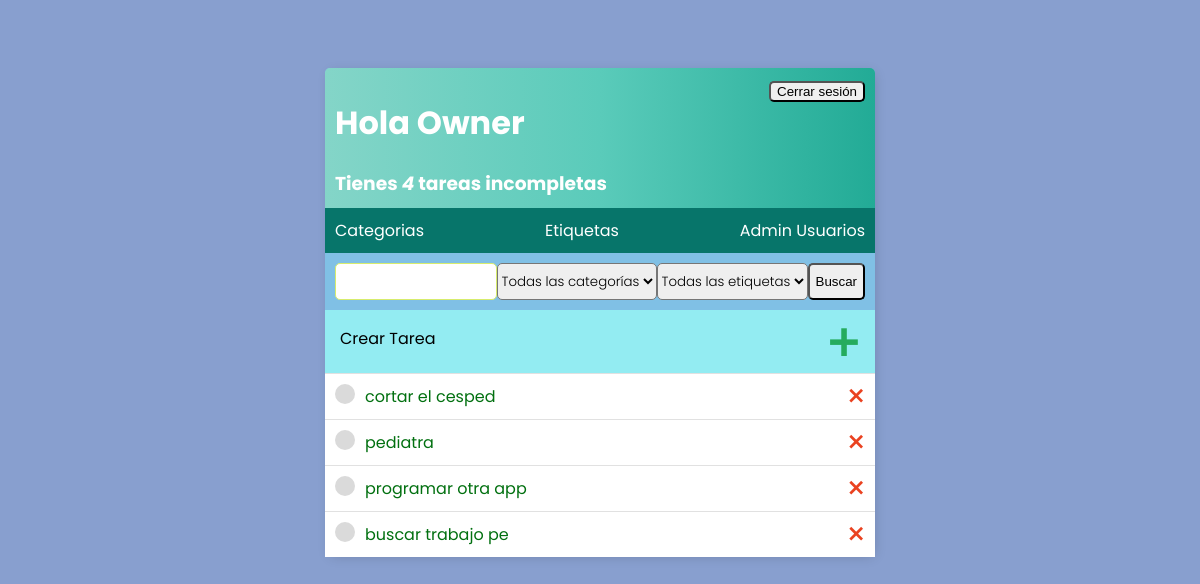
Before: / (signed in) with the older database file.
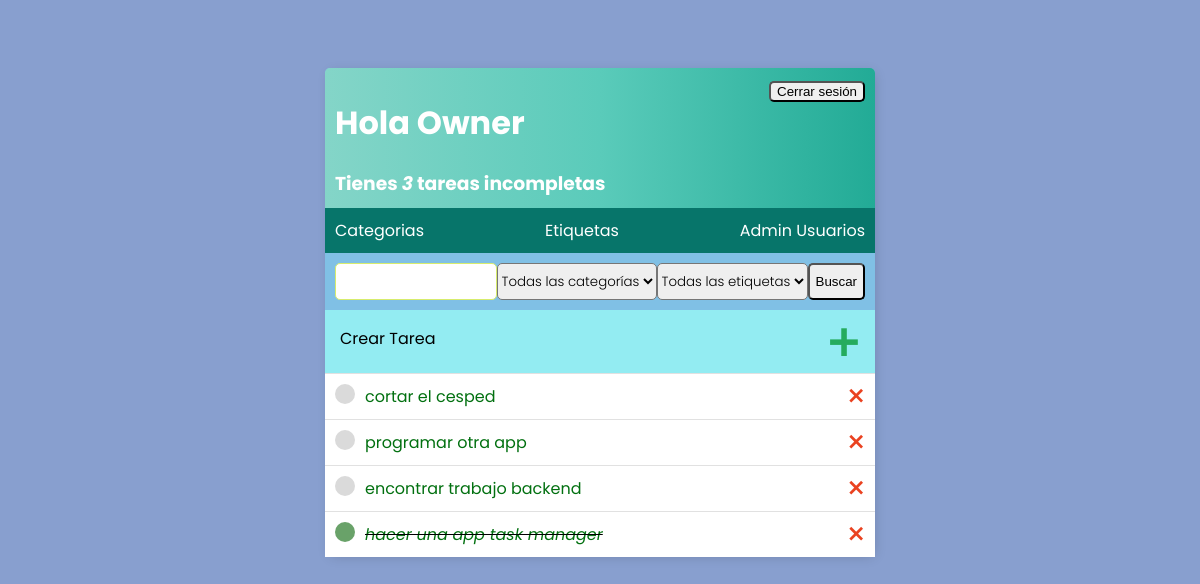
After: the same page with the newer database file.
### base/models.py (models this page shows)
class Tarea(models.Model):
    usuario = models.ForeignKey(User,
                                on_delete=models.CASCADE,
                                null=True,
                                blank=True,
                                db_index=True)
    titulo = models.CharField(max_length=200,db_index=True)
    descripcion = models.TextField(null=True,
                                   blank=True)
    completo = models.BooleanField(default=False,db_index=True)
    creado = models.DateTimeField(auto_now_add=True,db_index=True)
    categoria = models.ForeignKey(Categoria, on_delete=models.SET_NULL, null=True, blank=True)
    etiquetas = models.ManyToManyField(Etiqueta, blank=True)
    def __str__(self):
        return self.titulo
    class Meta:
        ordering = ['completo']

### base/views.py (the view)
# urls.py: urlpatterns = [path('',ListaPendientes.as_view(), name='tareas'),
class ListaPendientes(LoginRequiredMixin, ListView):
    model = Tarea
    context_object_name = 'tareas'
    def get_queryset(self):
        queryset = Tarea.objects.filter(usuario=self.request.user).select_related("usuario")
        valor_buscado = self.request.GET.get('area-buscar') or ''
        if valor_buscado:
            queryset = queryset.filter(titulo__icontains=valor_buscado)
        categoria_id = self.request.GET.get('categoria')
        if categoria_id:
            queryset = queryset.filter(categoria_id=categoria_id)
        etiqueta_id = self.request.GET.get('etiqueta')
        if etiqueta_id:
            queryset = queryset.filter(etiquetas__id=etiqueta_id)
        return queryset
    def get_context_data(self, **kwargs):
        context = super().get_context_data(**kwargs)
        context['count'] = self.get_queryset().filter(completo=False).count()
        context['categorias'] = Categoria.objects.all()
        context['etiquetas'] = Etiqueta.objects.all()
        valor_buscado = self.request.GET.get('area-buscar') or ''
        categoria_id = self.request.GET.get('categoria', None)
        etiqueta_id = self.request.GET.get('etiqueta', None)
        if categoria_id:
            try:
                categoria_id = int(categoria_id)
            except ValueError:
                categoria_id = None
        if etiqueta_id:
            try:
                etiqueta_id = int(etiqueta_id)
            except ValueError:
                etiqueta_id = None
        if categoria_id:
            context['tareas'] = context['tareas'].filter(categoria__id=categoria_id)
        if etiqueta_id:
            context['tareas'] = context['tareas'].filter(etiquetas__id=etiqueta_id)
        if valor_buscado:
            context['tareas'] = context['tareas'].filter(titulo__icontains=valor_buscado)
        context['valor_buscado'] = valor_buscado
        context['categoria_id'] = categoria_id  # Pasamos el id de la categoría al contexto
        context['etiqueta_id'] = etiqueta_id  # Pasamos el id de la etiqueta al contexto
        return context

### base/templates/base/tarea_list.html (shortened to what this page needs)
{% extends 'base/principal.html' %}
{% block content %}
<div class="barra-superior">
    <div>
        <h1>Hola {{request.user|title}}</h1>
        <h3 style="margin:0">Tienes <i>{{count}}</i> tarea{{count|pluralize}} incompleta{{count|pluralize}} </h3>
    </div>
    {% if request.user.is_authenticated %}
    <form method="POST" action="{% url 'logout' %}">
        <input type="submit" value="Cerrar sesión">
    </form>
    {% else %}
    <a href="{% url 'login' %}">Ingresar</a>
    {% endif %}
</div>
    <div class="barra-admin">
        {% if user.is_superuser %}
            <a href="{% url 'categoria-lista' %}">Categorias</a>
            <a href="{% url 'etiqueta-lista' %}">Etiquetas</a>
            <a href="{% url 'lista-usuarios' %}">Admin Usuarios</a>
        {% endif %}
    </div>
<div class="envoltorio-crear-buscar">
    <form method="GET" style="display: flex;">
        <input type="text" name="area-buscar" value="{{valor_buscado}}">
        <select name="categoria">
            <option value="">Todas las categorías</option>
        </select>
        <select name="etiqueta">
            <option value="">Todas las etiquetas</option>
        </select>
        <input type="submit" value="Buscar">
    </form>
</div>
<div class="crear-tarea">
    <p>Crear Tarea</p>
    <a class="enlace-crear" href="{% url 'crear-tarea' %}">&#x1F7A5;</a>
</div>
<div class="envoltorio-items-tarea">
    {% for tarea in tareas %}
    <div class="envoltorio-tarea">
        {% if tarea.completo %}
        <div class="titulo-tarea">
            <div class="icono-tarea-completa"></div>
            <i><s><a href="{% url 'editar-tarea' tarea.id %}" >{{tarea}}</a></s></i>
        </div>
        <a class="eliminar" href="{% url 'eliminar-tarea' tarea.id %}">&#x2A2F;</a>
        {% else %}
        <div class="titulo-tarea">
            <div class="icono-tarea-incompleta"></div>
            <a href="{% url 'editar-tarea' tarea.id %}" >{{tarea}}</a>
        </div>
        <a class="eliminar" href="{% url 'eliminar-tarea' tarea.id %}">&#x2A2F;</a>
        {% endif %}
    </div>
    {% empty %}
    <h3>No hay elementos en esta lista</h3>
    {% endfor %}
</div>
{% endblock content %}

### base/templates/base/principal.html (shortened to what this page needs)
<!DOCTYPE html>
<html lang="en">
<head>
    {% load static %}
    <link rel="stylesheet" href="{% static 'css/styles.css' %}">
</head>
<body>
    <div class="container">
      {% block content %}
      {% endblock content %}
    </div>
</body>
</html>

### base/static/css/styles.css (style rules this page uses)
body { background-color: #889fcf; font-family: "Poppins", serif; padding-top: 60px; }
a { text-decoration:none; color: #027010; }
.container { max-width: 550px; margin: auto; background-color: #80c0e5; -webkit-box-shadow: 2px 2px 13px -4px rgba(0,0,0,0.21); box-shadow: 2px 2px 13px -4px rgba(0,0,0,0.21); border-radius: 5px; }
.barra-superior { display: flex; justify-content: space-between; color: #ffffff; padding: 10px; border-radius: 5px 5px 0 0; background: linear-gradient(90deg, #84d5c8 0%, #5acbba 50%, #22ab96 100%); }
input { border-radius: 5px; }
.envoltorio-tarea { display: flex; align-items: center; justify-content: space-between; padding: 10px; background-color: white; border-top: 1px solid rgb(225,225,225) }
.titulo-tarea { display: flex; }
.titulo-tarea a { margin-left: 10px }
.icono-tarea-completa { height: 20px; width: 20px; background-color: rgb(105,162,105); border-radius: 50px }
.icono-tarea-incompleta { height: 20px; width: 20px; background-color: rgb(218,218,218); border-radius: 50px }
.eliminar { font-weight: 900; color: #EA4220; font-size: 22px; line-height: 0; }
.envoltorio-crear-buscar { display: flex; align-items: center; justify-content: space-between; padding: 10px; }
select { font-family: "Poppins", serif; font-weight: 300; font-style: normal; border-radius:5px; }
.enlace-crear { color: #25ab5d; text-decoration: none; font-size: 42px; }
input[type=text], input[type=password], textarea { border: 1px solid #d7ec6d; border-radius:5px; padding: 10px; width: 90%; }
.barra-admin { display: flex; align-items: center; justify-content: space-between; padding: 10px; background-color: #07756a; }
.barra-admin a { text-decoration: none; color: white; }
.crear-tarea { display:flex; justify-content:space-between; padding: 0px 15px 0px 15px; background-color: #93ecf2; }

Changed rows visible on the page:
removed Tarea: titulo "pediatra"
removed Tarea: titulo "buscar trabajo pe"
added Tarea: titulo "encontrar trabajo backend"
added Tarea: titulo "hacer una app task manager"
Other visible differences:
{{ count }}: "4" → "3"
